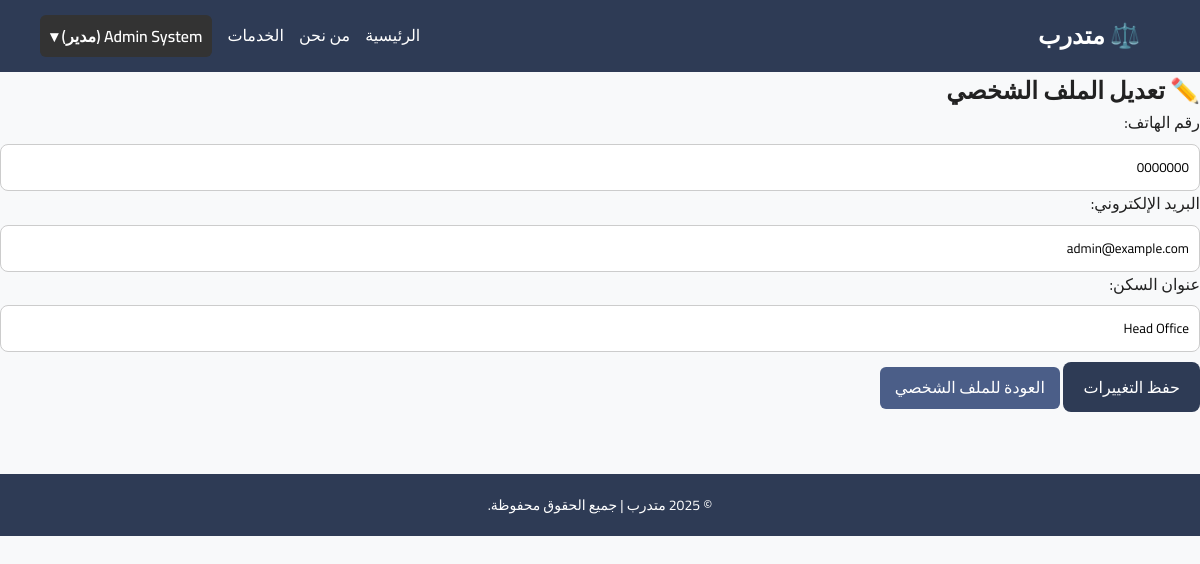
The app's page /edit_profile.php (signed in), older data.
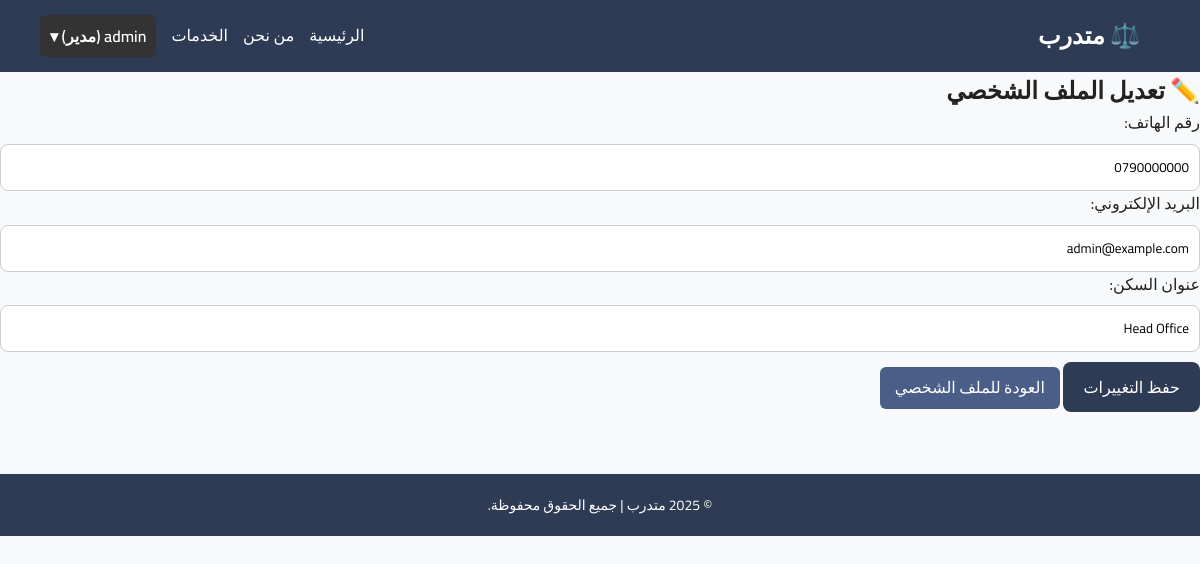
The same page, newer data.
### tables this page shows
CREATE TABLE `users` (
  `user_id` int(11) NOT NULL,
  `full_name` varchar(200) NOT NULL,
  `national_id` varchar(30) NOT NULL,
  `phone` varchar(30) DEFAULT NULL,
  `email` varchar(150) NOT NULL,
  `address` varchar(255) DEFAULT NULL,
  `password` varchar(255) NOT NULL,
  `role` enum('student','lawyer','admin') NOT NULL DEFAULT 'student',
  `created_at` datetime NOT NULL DEFAULT current_timestamp(),
  `updated_at` datetime NOT NULL DEFAULT current_timestamp() ON UPDATE current_timestamp()
);

### edit_profile.php (the view, shortened to what this page needs)
<?php
require_once("config/db.php");
$user_id = $_SESSION['user_id'];
$stmt = $pdo->prepare("SELECT * FROM users WHERE user_id = ?");
$stmt->execute([$user_id]);
$user = $stmt->fetch(PDO::FETCH_ASSOC);
?>
<!DOCTYPE html>
<html lang="ar" dir="rtl">
<head>
  <link rel="stylesheet" href="assets/css/style.css">
</head>
<body>
<?php include("includes/header.php"); ?>
<div class="container edit-profile-page">
  <h2>✏️ تعديل الملف الشخصي</h2>
  <form action="" method="POST" class="edit-form">
    <label for="phone">رقم الهاتف:</label>
    <input type="text" id="phone" name="phone" value="<?= htmlspecialchars($user['phone']) ?>" required>
    <label for="email">البريد الإلكتروني:</label>
    <input type="email" id="email" name="email" value="<?= htmlspecialchars($user['email']) ?>" required>
    <label for="address">عنوان السكن:</label>
    <input type="text" id="address" name="address" value="<?= htmlspecialchars($user['address']) ?>">
    <button type="submit" class="btn">حفظ التغييرات</button>
    <a href="profile.php" class="btn-cancel">العودة للملف الشخصي</a>
  </form>
</div>
<?php include("includes/footer.php"); ?>
</body>
</html>

### includes/header.php (shortened to what this page needs)
<nav class="navbar">
  <div class="logo">⚖️ متدرب</div>
  <ul class="nav-links">
    <li><a href="index.php">الرئيسية</a></li>
    <li><a href="#about">من نحن</a></li>
    <li><a href="#services">الخدمات</a></li>
    <?php if (isset($_SESSION['user_id'])): ?>
      <?php
        $role = $_SESSION['role'];
        $role_ar = ($role === 'lawyer') ? 'مزاول' : (($role === 'student') ? 'طالب' : 'مدير');
      ?>
      <li class="user-dropdown">
        <button class="user-toggle" id="userToggle">
          <?= htmlspecialchars($_SESSION['full_name']); ?> (<?= $role_ar; ?>) ▾
        </button>
      </li>
    <?php else: ?>
      <li><a href="./auth/login.php" class="login-btn">تسجيل الدخول</a></li>
      <li><a href="./auth/register.php" class="register-btn">إنشاء حساب</a></li>
    <?php endif; ?>
  </ul>
</nav>

Row changes from the older to the newer data that the page shows:
changed users "admin@example.com": phone "0000000" → "0790000000"
Text that changed along with them:
$_SESSION['full_name']: "Admin System" → "admin"
